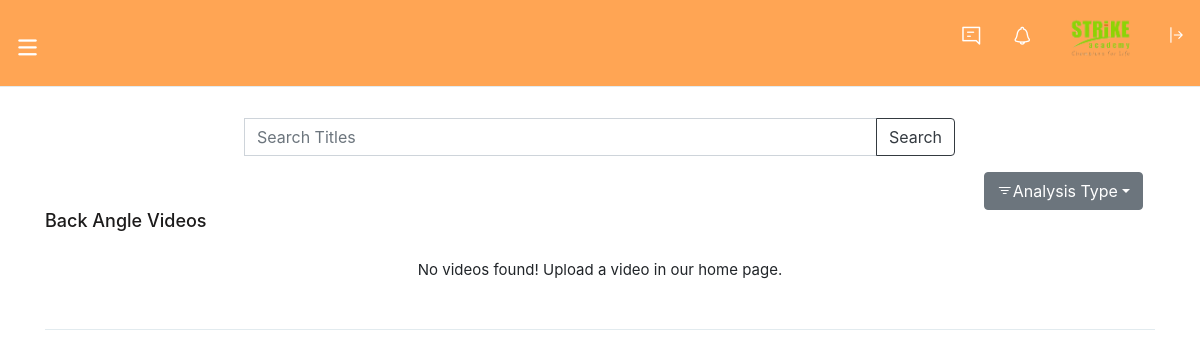
/history/ba (signed in), run on an earlier commit of the app's database.
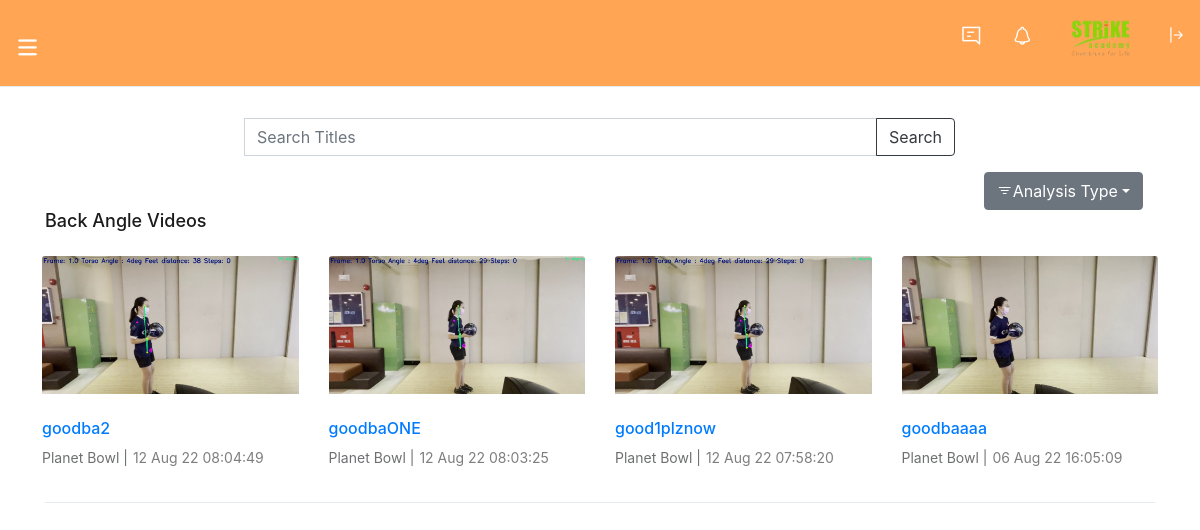
And on a later commit of the database.
### application/models.py (models this page shows)
class Thumbnail(UserMixin, db.Model):
    __tablename__='Thumbnail'
    id=db.Column(db.Integer, primary_key=True,autoincrement=True)
    User_id=db.Column(db.Integer,db.ForeignKey('Users.id'))
    RawVideo_id=db.Column(db.Integer,db.ForeignKey('RawVideo.id'))
    thumb_path=db.Column(db.String)
    Date=db.Column(db.DateTime,nullable=False)
    Event=db.Column(db.String,nullable=False) #where was this event
    Name=db.Column(db.String,nullable=False)

### application/routes.py (the view)
@app.route("/history",methods=['GET'])
@app.route('/history/<filter>')
@login_required
def history(filter=None):
    search = SearchForm()
    if request.method == 'GET' and search.validate_on_submit():
        return redirect((url_for('search_results', query=search.search.data)))  # or what you want
    if filter:
        if filter == "t":
            return render_template('history.html',title="Your History", history=getTiming(), search=search, vidType="Timing")
        elif filter =="ba":
            return render_template('history.html',title="Your History", history=getBA(), search=search, vidType="Back Angle")
        elif filter == None:
            return render_template('history.html',title="Your History", history=gethistory(), search=search, vidType="All")
    return render_template('history.html',title="Your History", history=gethistory(), search=search, vidType="All")

### application/forms.py
class SearchForm(FlaskForm):
    searched = StringField('Search', [InputRequired()])
    submit = SubmitField("Search")

### application/routes.py (called while the page is built)
@login_manager.user_loader
def load_user(user_id):
    return Users.query.get(int(user_id))

def getBA():
    try:
        baVids = db.session.query(Thumbnail).join(Analysis,Analysis.RawVideo_id==Thumbnail.RawVideo_id).filter(and_(Analysis.Angle.is_not(None), Analysis.User_id==current_user.id)).order_by(Thumbnail.Date.desc()).all()
        return baVids
    except Exception as error:
        db.session.rollback()
        flash(error,"danger")
        return []

### application/templates/history.html (shortened to what this page needs)
{% extends "layout.html" %}
{% block content %}
<section class="videso_section">
    <div class="videso_tb_details">
        <div class="container">
            <div class="vidz_sec">
                <div class="row mx-auto justify-content-center">
                    <div class="col-8">
                        <form method="POST" action="{{url_for('search')}}">
                        <div class="input-group mb-3">
                                {{ search.searched(placeholder="Search Titles", class="form-control input-text") }}
                                <div class="input-group-append">
                                    {{ search.submit(class="btn btn-outline-dark")}}
                                </div>
                        </div>
                        </form>
                    </div>
                    <div class="dropdown text-right">
                        <button class="btn btn-secondary dropdown-toggle" type="button" id="dropdownMenuButton" data-toggle="dropdown" aria-haspopup="true" aria-expanded="false"><i class="bi bi-filter"></i>Analysis Type</button>
                    </div>
                </div>
                <h3>{{vidType}} Videos</h3>
                {%if history|length == 0%}
                <p class="text-center">No videos found! Upload a video in our home page.</p>
                {%else%}
                <div class="row mt-2">
                    <div class="vidz_list">
                        <div class="row">
                            {% for hist in history %}
                            <div class="col-lg-3 col-md-3 col-sm-6 col-6 full_wdth">
                                <div class="videoo">
                                    <div class="vid_thumbainl">
                                        <a href="/analysis/{{hist.RawVideo_id}}" title="">
                                            <img src="{{url_for('static', filename='' + hist.thumb_path) }}" alt="">
                                        </a>
                                    </div>
                                    <div class="video_info">
                                        <h3><a href="/analysis/{{hist.RawVideo_id}}" title="">{{hist.Name}}</a></h3>
                                        <span>{{hist.Event}} |<small class="posted_dt">{{hist.Date.strftime('%d %h %y %X')}}</small></span>
                                    </div>
                                </div>
                            </div>
                            {% endfor %}
                        </div>
                    </div>
                </div>
            </div>
        </div>
    </div>
</section>
{%endif%}
{% endblock %}

### application/templates/layout.html (shortened to what this page needs)
<!DOCTYPE html>
<html>
    <head>
        <link rel="stylesheet" href="https://cdn.jsdelivr.net/npm/bootstrap@5.1.3/dist/css/bootstrap.min.css">
        <link rel="stylesheet" href="https://cdn.jsdelivr.net/npm/bootstrap-icons@1.3.0/font/bootstrap-icons.css">
        <link rel="stylesheet" type="text/css" href="{{url_for('static', filename='css/thumbs-embedded.css') }}">
        <link rel="stylesheet" type="text/css" href="{{url_for('static', filename='css/style2.css') }}">
        <link rel="stylesheet" type="text/css" href="{{url_for('static', filename='css/responsive.css') }}">
        <link rel="stylesheet" type="text/css" href="{{url_for('static', filename='css/bootstrap.min.css') }}">
    </head>
<body>
    {% include "includes/nav.html" %}
    {%block content%}
    {%endblock%}
</body>
</html>

### application/templates/includes/nav.html (shortened to what this page needs)
    <div class="wrapper">
        <header>
            <div class="top_bar" style="background-color: #ffa554;">
                <div class="container">
                    <div class="top_header_content">
                        <div class="menu_logo">
                            <a href="#" title="" class="menu">
                                <i class="icon-menu" style="color:white;"></i>
                            </a>
                        </div>
                        <ul class="controls-lv">
                            <li>
                                <a href="#" title=""><i class="icon-message" style="color:white;"></i></a>
                            </li>
                            <li>
                                <a href="#" title=""><i class="icon-notification" style="color:white;"></i></a>
                            </li>
                            <li>
                                <div class="user-ac-img">
                                    <img src="{{url_for('static', filename='images/logo.png') }}" alt="WHY" style="height:50px; width: auto;">
                                </div>
                            </li>
                            <li>
                                <a href="/logout" title="" ><i class="bi bi-arrow-bar-right" style="color:white;"></i></a>
                            </li>
                        </ul>
                        <div class="clearfix"></div>
                    </div>
                </div>
            </div>
        </header>

### application/static/css/thumbs-embedded.css (style rules this page uses)
[class^="icon-"]:before, [class*=" icon-"]:before { font-family: "thumbs"; font-style: normal; font-weight: normal; speak: none; display: inline-block; text-decoration: inherit; width: 1em; margin-right: .2em; text-align: center; font-variant: normal; text-transform: none; line-height: 1em; margin-left: .2em; }
.icon-menu:before { content: '\e814'; }
.icon-message:before { content: '\e815'; }
.icon-notification:before { content: '\e817'; }

### application/static/css/responsive.css (style rules this page uses)
@media (max-width: 1450px) { header .container { max-width: 1380px;padding: 0; } }
@media (max-width: 1450px) { .menu_logo { width: 420px; } }
@media (max-width: 1450px) { header .container { padding: 0 15px; } }
@media (max-width: 1366px) { .menu_logo { width: 30%; } }
@media (max-width: 1200px) { .menu_logo { width: 30%; } }
@media (max-width: 1200px) { .container { max-width: 100%;padding: 0 15px; } }
@media (max-width: 1200px) { .menu_logo { width: 25%; } }

What changed in the data, as far as the page shows it:
added Thumbnail: thumb_path (picture), Name "goodba2", Event "Planet Bowl", Date "12 Aug 22 08:04:49"
added Thumbnail: thumb_path (picture), Name "goodbaONE", Event "Planet Bowl", Date "12 Aug 22 08:03:25"
added Thumbnail: thumb_path (picture), Name "good1plznow", Event "Planet Bowl", Date "12 Aug 22 07:58:20"
added Thumbnail: thumb_path (picture), Name "goodbaaaa", Event "Planet Bowl", Date "06 Aug 22 16:05:09"
Also different on the page:
text no longer shown: "No videos found! Upload a video in our home page."
